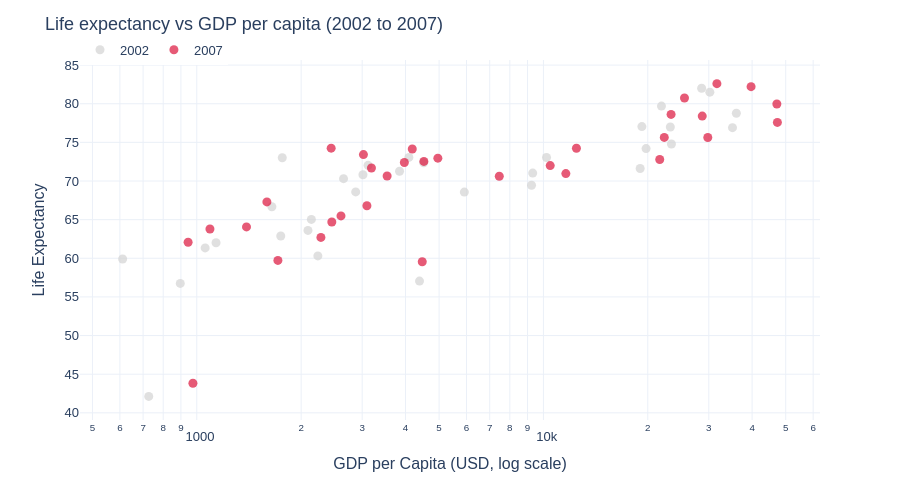

Notebook cell for this chart:
### Markdown cell above
## Task 1 — Scatter: life expectancy change over time

**What to build:** A scatter showing **GDP per capita vs life expectancy** for **two years** (2002 and 2007) to show how both moved — use **colour for year** (just 2 colours), **one continent only**.

Choose any continent except Africa (that was the example). Highlight the change direction.

> 💡 Filter: `df.loc[df['continent'] == 'YOUR_CHOICE']` then filter years

### Code cell
# Task 1
# YOUR CODE HERE
continent_choice = 'Asia'

df_asia = df.loc[df['continent'] == continent_choice]

df_year = df_asia[df_asia['year'].isin([2002, 2007])].copy()
df_year['year_str'] = df_year['year'].astype(str)

color_map_year = {'2002': 'lightgrey', '2007': 'crimson'}

fig = px.scatter(
    data_frame = df_year, x = 'gdpPercap', y = 'lifeExp',
    color = 'year_str',
    color_discrete_map=color_map_year,
    hover_name = 'country',
    hover_data={'year_str': False, 'continent': False},
    log_x = True,
    labels  = {
        'gdpPercap': 'GDP per Capita (USD, log scale)',
        'lifeExp': 'Life Expectancy',
        'year_str': 'Year'
    },

    template='plotly_white',
)

fig.add_annotation(
    x=15000, y=60,
    text='Overall shift towards<br><b>higher wealth & health</b>',
    showarrow=True, 
    arrowhead=2, 
    ax=-50, ay=40,
    font=dict(color='black', size=11, family='Arial'),
    bgcolor='white', bordercolor='black', borderwidth=1, borderpad=4
)

fig.update_layout(
    title='Life expectancy vs GDP per capita (2002 to 2007)',
    font=dict(family='Arial', size=13),
    height=500,
    legend=dict(orientation='h', x=0, y=1.07, title='')
)

fig.update_traces(marker=dict(size=9, opacity=0.7))
fig.show()

### Figure 1 — Plotly figure (JSON) as saved in the notebook; plotly's stock layout.template omitted (floating-point values rounded to 4 significant figures)
{"data": [{"customdata": [["2002", "Asia"], ["2002", "Asia"], ["2002", "Asia"], ["2002", "Asia"], ["2002", "Asia"], ["2002", "Asia"], ["2002", "Asia"], ["2002", "Asia"], ["2002", "Asia"], ["2002", "Asia"], ["2002", "Asia"], ["2002", "Asia"], ["2002", "Asia"], ["2002", "Asia"], ["2002", "Asia"], ["2002", "Asia"], ["2002", "Asia"], ["2002", "Asia"], ["2002", "Asia"], ["2002", "Asia"], ["2002", "Asia"], ["2002", "Asia"], ["2002", "Asia"], ["2002", "Asia"], ["2002", "Asia"], ["2002", "Asia"], ["2002", "Asia"], ["2002", "Asia"], ["2002", "Asia"], ["2002", "Asia"], ["2002", "Asia"], ["2002", "Asia"], ["2002", "Asia"]], "hovertemplate": "<b>%{hovertext}</b><br><br>GDP per Capita (USD, log scale)=%{x}<br>Life Expectancy=%{y}<extra></extra>", "hovertext": ["Afghanistan", "Bahrain", "Bangladesh", "Cambodia", "China", "Hong Kong, China", "India", "Indonesia", "Iran", "Iraq", "Israel", "Japan", "Jordan", "Korea, Dem. Rep.", "Korea, Rep.", "Kuwait", "Lebanon", "Malaysia", "Mongolia", "Myanmar", "Nepal", "Oman", "Pakistan", "Philippines", "Saudi Arabia", "Singapore", "Sri Lanka", "Syria", "Taiwan", "Thailand", "Vietnam", "West Bank and Gaza", "Yemen, Rep."], "legendgroup": "2002", "marker": {"color": "lightgrey", "opacity": 0.7, "size": 9, "symbol": "circle"}, "mode": "markers", "name": "2002", "orientation": "v", "showlegend": true, "type": "scatter", "x": [726.7, 23400.0, 1136.0, 896.2, 3119.0, 30210.0, 1747.0, 2874.0, 9241.0, 4391.0, 21910.0, 28600.0, 3845.0, 1647.0, 19230.0, 35110.0, 9314.0, 10210.0, 2141.0, 611.0, 1057.0, 19770.0, 2093.0, 2651.0, 19010.0, 36020.0, 3015.0, 4091.0, 23240.0, 5913.0, 1764.0, 4515.0, 2235.0], "xaxis": "x", "y": [42.13, 74.8, 62.01, 56.75, 72.03, 81.5, 62.88, 68.59, 69.45, 57.05, 79.7, 82.0, 71.26, 66.66, 77.05, 76.9, 71.03, 73.04, 65.03, 59.91, 61.34, 74.19, 63.61, 70.3, 71.63, 78.77, 70.81, 73.05, 76.99, 68.56, 73.02, 72.37, 60.31], "yaxis": "y"}, {"customdata": [["2007", "Asia"], ["2007", "Asia"], ["2007", "Asia"], ["2007", "Asia"], ["2007", "Asia"], ["2007", "Asia"], ["2007", "Asia"], ["2007", "Asia"], ["2007", "Asia"], ["2007", "Asia"], ["2007", "Asia"], ["2007", "Asia"], ["2007", "Asia"], ["2007", "Asia"], ["2007", "Asia"], ["2007", "Asia"], ["2007", "Asia"], ["2007", "Asia"], ["2007", "Asia"], ["2007", "Asia"], ["2007", "Asia"], ["2007", "Asia"], ["2007", "Asia"], ["2007", "Asia"], ["2007", "Asia"], ["2007", "Asia"], ["2007", "Asia"], ["2007", "Asia"], ["2007", "Asia"], ["2007", "Asia"], ["2007", "Asia"], ["2007", "Asia"], ["2007", "Asia"]], "hovertemplate": "<b>%{hovertext}</b><br><br>GDP per Capita (USD, log scale)=%{x}<br>Life Expectancy=%{y}<extra></extra>", "hovertext": ["Afghanistan", "Bahrain", "Bangladesh", "Cambodia", "China", "Hong Kong, China", "India", "Indonesia", "Iran", "Iraq", "Israel", "Japan", "Jordan", "Korea, Dem. Rep.", "Korea, Rep.", "Kuwait", "Lebanon", "Malaysia", "Mongolia", "Myanmar", "Nepal", "Oman", "Pakistan", "Philippines", "Saudi Arabia", "Singapore", "Sri Lanka", "Syria", "Taiwan", "Thailand", "Vietnam", "West Bank and Gaza", "Yemen, Rep."], "legendgroup": "2007", "marker": {"color": "crimson", "opacity": 0.7, "size": 9, "symbol": "circle"}, "mode": "markers", "name": "2007", "orientation": "v", "showlegend": true, "type": "scatter", "x": [974.6, 29800.0, 1391.0, 1714.0, 4959.0, 39720.0, 2452.0, 3541.0, 11610.0, 4471.0, 25520.0, 31660.0, 4519.0, 1593.0, 23350.0, 47310.0, 10460.0, 12450.0, 3096.0, 944.0, 1091.0, 22320.0, 2606.0, 3190.0, 21650.0, 47140.0, 3970.0, 4185.0, 28720.0, 7458.0, 2442.0, 3025.0, 2281.0], "xaxis": "x", "y": [43.83, 75.64, 64.06, 59.72, 72.96, 82.21, 64.7, 70.65, 70.96, 59.55, 80.75, 82.6, 72.53, 67.3, 78.62, 77.59, 71.99, 74.24, 66.8, 62.07, 63.78, 75.64, 65.48, 71.69, 72.78, 79.97, 72.4, 74.14, 78.4, 70.62, 74.25, 73.42, 62.7], "yaxis": "y"}], "layout": {"annotations": [{"arrowhead": 2, "ax": -50, "ay": 40, "bgcolor": "white", "bordercolor": "black", "borderpad": 4, "borderwidth": 1, "font": {"color": "black", "family": "Arial", "size": 11}, "showarrow": true, "text": "Overall shift towards<br><b>higher wealth & health</b>", "x": 15000, "y": 60}], "font": {"family": "Arial", "size": 13}, "height": 500, "legend": {"orientation": "h", "title": {"text": ""}, "tracegroupgap": 0, "x": 0, "y": 1.07}, "margin": {"t": 60}, "title": {"text": "Life expectancy vs GDP per capita (2002 to 2007)"}, "xaxis": {"anchor": "y", "domain": [0, 1], "title": {"text": "GDP per Capita (USD, log scale)"}, "type": "log"}, "yaxis": {"anchor": "x", "domain": [0, 1], "title": {"text": "Life Expectancy"}}}}
